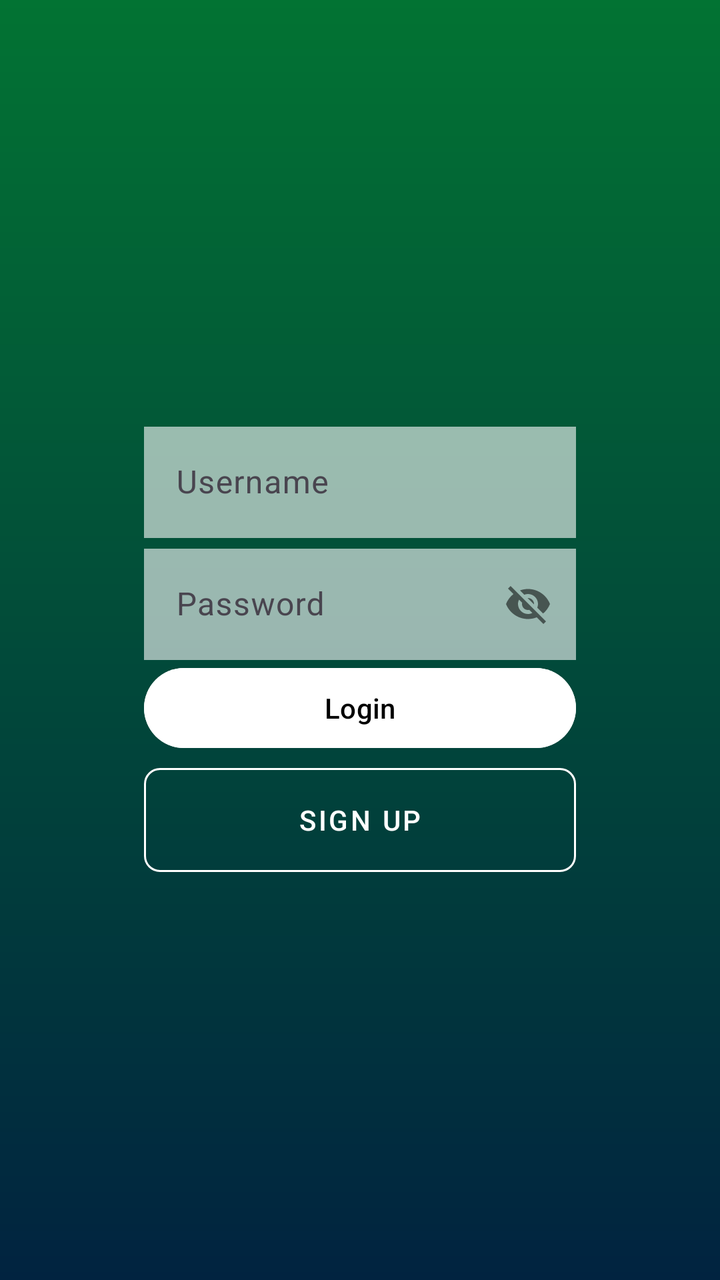
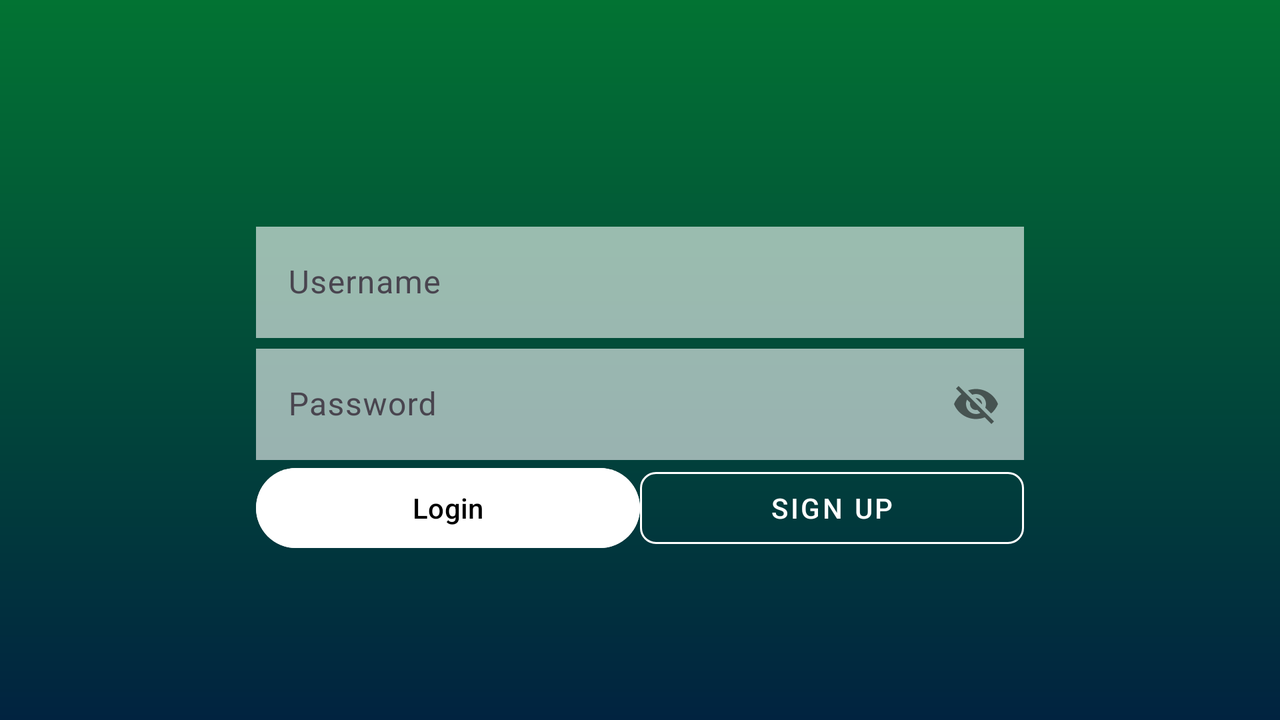

First picture: res/layout/ on a phone held upright. Second picture: the repository's own variant of that layout, on a device whose configuration matches the variant's folder. Source for both follows.
<!-- AndroidManifest.xml: application theme Theme.Nicestart.ActionBar -->
<!-- res/layout/activity_login.xml -->
<?xml version="1.0" encoding="utf-8"?>
<androidx.constraintlayout.widget.ConstraintLayout xmlns:android="http://schemas.android.com/apk/res/android"
    xmlns:app="http://schemas.android.com/apk/res-auto"
    xmlns:tools="http://schemas.android.com/tools"
    android:id="@+id/main"
    android:layout_width="match_parent"
    android:layout_height="match_parent"
    android:background="@drawable/gradient"
    tools:context=".Login">

    <ImageView
        android:id="@+id/backView"
        android:layout_width="match_parent"
        android:layout_height="match_parent"
        app:layout_constraintStart_toStartOf="parent"
        app:layout_constraintTop_toTopOf="parent"/>

    <androidx.constraintlayout.widget.Guideline
        android:id="@+id/guideline1"
        android:layout_width="wrap_content"
        android:layout_height="wrap_content"
        android:orientation="vertical"
        app:layout_constraintGuide_percent="0.20" />

    <androidx.constraintlayout.widget.Guideline
        android:id="@+id/guideline2"
        android:layout_width="wrap_content"
        android:layout_height="wrap_content"
        android:orientation="vertical"
        app:layout_constraintGuide_percent="0.80" />

    <ImageView
        android:id="@+id/logo"
        android:layout_width="80dp"
        android:layout_height="80dp"
        android:layout_marginTop="64dp"
        android:src="@drawable/ic_thunder"
        app:layout_constraintEnd_toEndOf="parent"
        app:layout_constraintStart_toStartOf="parent"
        app:layout_constraintTop_toTopOf="parent"
        app:tint="@color/white" />

    <com.google.android.material.textfield.TextInputLayout
        android:id="@+id/til1"
        android:layout_width="0dp"
        android:layout_height="wrap_content"
        android:layout_marginTop="64dp"
        app:layout_constraintEnd_toEndOf="@+id/guideline2"
        app:layout_constraintStart_toStartOf="@+id/guideline1"
        app:layout_constraintTop_toBottomOf="@+id/logo">

        <EditText
            android:layout_width="match_parent"
            android:layout_height="wrap_content"
            android:alpha="0.6"
            android:background="@color/white"
            android:drawableLeft="@drawable/usericon"
            android:hint="Username" />
    </com.google.android.material.textfield.TextInputLayout>

    <com.google.android.material.textfield.TextInputLayout
        android:id="@+id/til2"
        android:layout_width="0dp"
        android:layout_height="wrap_content"
        app:layout_constraintEnd_toEndOf="@+id/guideline2"
        app:layout_constraintStart_toStartOf="@+id/guideline1"
        app:layout_constraintTop_toBottomOf="@+id/til1"
        app:passwordToggleEnabled="true">

        <EditText
            android:layout_width="match_parent"
            android:layout_height="wrap_content"
            android:alpha="0.6"
            android:background="@color/white"
            android:drawableStart="@drawable/usericon"
            android:hint="Password" />
    </com.google.android.material.textfield.TextInputLayout>

    <Button
        android:id="@+id/btnLogin"
        android:layout_height="wrap_content"
        android:layout_width="0dp"
        android:backgroundTint="@color/buttoncustom"
        android:text="Login"
        android:onClick="openMain"
        android:textColor="@android:color/black"
        app:layout_constraintEnd_toStartOf="@id/guideline2"
        app:layout_constraintStart_toEndOf="@id/guideline1"
        app:layout_constraintTop_toBottomOf="@+id/til2" />

    <Button
        android:id="@+id/btnSignIn"
        android:layout_width="0dp"
        android:layout_height="64dp"
        style="@style/btnOutlined"
        android:text="Sign Up"
        android:onClick="openSignUp"
        app:layout_constraintEnd_toStartOf="@id/guideline2"
        app:layout_constraintStart_toEndOf="@id/guideline1"
        app:layout_constraintTop_toBottomOf="@+id/btnLogin" />

</androidx.constraintlayout.widget.ConstraintLayout>
<!-- resources referenced by this layout -->
<resources>
  <color name="white">#FFFFFFFF</color>
  <!-- drawable gradient (drawable) -->
  <?xml version="1.0" encoding="utf-8"?>
  <shape xmlns:android="http://schemas.android.com/apk/res/android"
      android:shape ="rectangle">
  
      <gradient
          android:angle="270"
          android:endColor="@color/dark_blue"
          android:startColor="@color/green_700">
  
      </gradient>
  </shape>
  <!-- drawable ic_thunder: webp bitmap (mipmap-hdpi, 972 bytes) -->
  <style name="btnOutlined" parent="Widget.MaterialComponents.Button.OutlinedButton">
          <item name="android:layout_width">0dp</item>
          <item name="android:layout_height">64dp</item>
          <item name="android:textColor">@android:color/white</item>
          <item name="cornerRadius">8dp</item>
          <item name="strokeColor">@android:color/white</item>
          <item name="strokeWidth">1dp</item>
          <item name="hintTextColor">@android:color/white</item>
  
      </style>
  <style name="Theme.Nicestart.ActionBar" parent="Base.Theme.Nicestart">
          <item name="actionBarStyle">@style/TransparentActionBar</item>
      </style>
  <color name="dark_blue">#012340</color>
  <color name="green_700">#027333</color>
  <style name="Base.Theme.Nicestart" parent="Theme.Material3.Light">
          
          
          <item name="android:windowIsTranslucent">true</item>
          <item name="colorSurfaceContainer">@color/white</item>
          <item name="android:textColorPrimary">@color/white</item>
      </style>
  <style name="TransparentActionBar" parent="Widget.AppCompat.ActionBar">
          <item name="background">@color/transparent</item>
          <item name="displayOptions">showHome</item>
      </style>
  <color name="transparent">#00FFFFFF</color>
</resources>
<!-- res/layout-land/activity_login.xml (the repository's variant of the layout above) -->
<!-- drawn on the phone turned sideways -->
<?xml version="1.0" encoding="utf-8"?>
<androidx.constraintlayout.widget.ConstraintLayout xmlns:android="http://schemas.android.com/apk/res/android"
    xmlns:app="http://schemas.android.com/apk/res-auto"
    xmlns:tools="http://schemas.android.com/tools"
    android:id="@+id/main"
    android:layout_width="match_parent"
    android:layout_height="match_parent"
    android:background="@drawable/gradient"
    tools:context=".Login">

    <androidx.constraintlayout.widget.Guideline
        android:id="@+id/guideline1"
        android:layout_width="wrap_content"
        android:layout_height="wrap_content"
        android:orientation="vertical"
        app:layout_constraintGuide_percent="0.20" />

    <androidx.constraintlayout.widget.Guideline
        android:id="@+id/guideline2"
        android:layout_width="wrap_content"
        android:layout_height="wrap_content"
        android:orientation="vertical"
        app:layout_constraintGuide_percent="0.80" />

    <ImageView
        android:id="@+id/logo"
        android:layout_width="60dp"
        android:layout_height="60dp"
        android:layout_marginTop="24dp"
        android:src="@drawable/ic_thunder"
        app:layout_constraintEnd_toEndOf="parent"
        app:layout_constraintStart_toStartOf="parent"
        app:layout_constraintTop_toTopOf="parent"
        app:tint="@color/white" />

    <com.google.android.material.textfield.TextInputLayout
        android:id="@+id/til1"
        android:layout_width="0dp"
        android:layout_height="wrap_content"
        android:layout_marginTop="24dp"
        app:layout_constraintEnd_toEndOf="@+id/guideline2"
        app:layout_constraintStart_toStartOf="@+id/guideline1"
        app:layout_constraintTop_toBottomOf="@+id/logo">

        <EditText
            android:layout_width="match_parent"
            android:layout_height="wrap_content"
            android:alpha="0.6"
            android:background="@color/white"
            android:drawableLeft="@drawable/usericon"
            android:hint="Username" />
    </com.google.android.material.textfield.TextInputLayout>

    <com.google.android.material.textfield.TextInputLayout
        android:id="@+id/til2"
        android:layout_width="0dp"
        android:layout_height="wrap_content"
        app:layout_constraintEnd_toEndOf="@+id/guideline2"
        app:layout_constraintStart_toStartOf="@+id/guideline1"
        app:layout_constraintTop_toBottomOf="@+id/til1"
        app:passwordToggleEnabled="true">

        <EditText
            android:layout_width="match_parent"
            android:layout_height="wrap_content"
            android:alpha="0.6"
            android:background="@color/white"
            android:drawableStart="@drawable/usericon"
            android:hint="Password" />
    </com.google.android.material.textfield.TextInputLayout>

    <Button
        android:id="@+id/btnLogin"
        android:layout_height="wrap_content"
        android:layout_width="0dp"
        android:backgroundTint="@color/buttoncustom"
        android:text="Login"
        android:onClick="openMain"
        android:textColor="@android:color/black"
        app:layout_constraintEnd_toStartOf="@id/btnSignIn"
        app:layout_constraintStart_toEndOf="@id/guideline1"
        app:layout_constraintTop_toBottomOf="@+id/til2" />

    <Button
        android:id="@+id/btnSignIn"
        android:layout_width="0dp"
        android:layout_height="wrap_content"
        style="@style/btnOutlined"
        android:text="Sign Up"
        android:onClick="openSignUp"
        app:layout_constraintEnd_toStartOf="@id/guideline2"
        app:layout_constraintStart_toEndOf="@id/btnLogin"
        app:layout_constraintTop_toBottomOf="@+id/til2" />

</androidx.constraintlayout.widget.ConstraintLayout>
